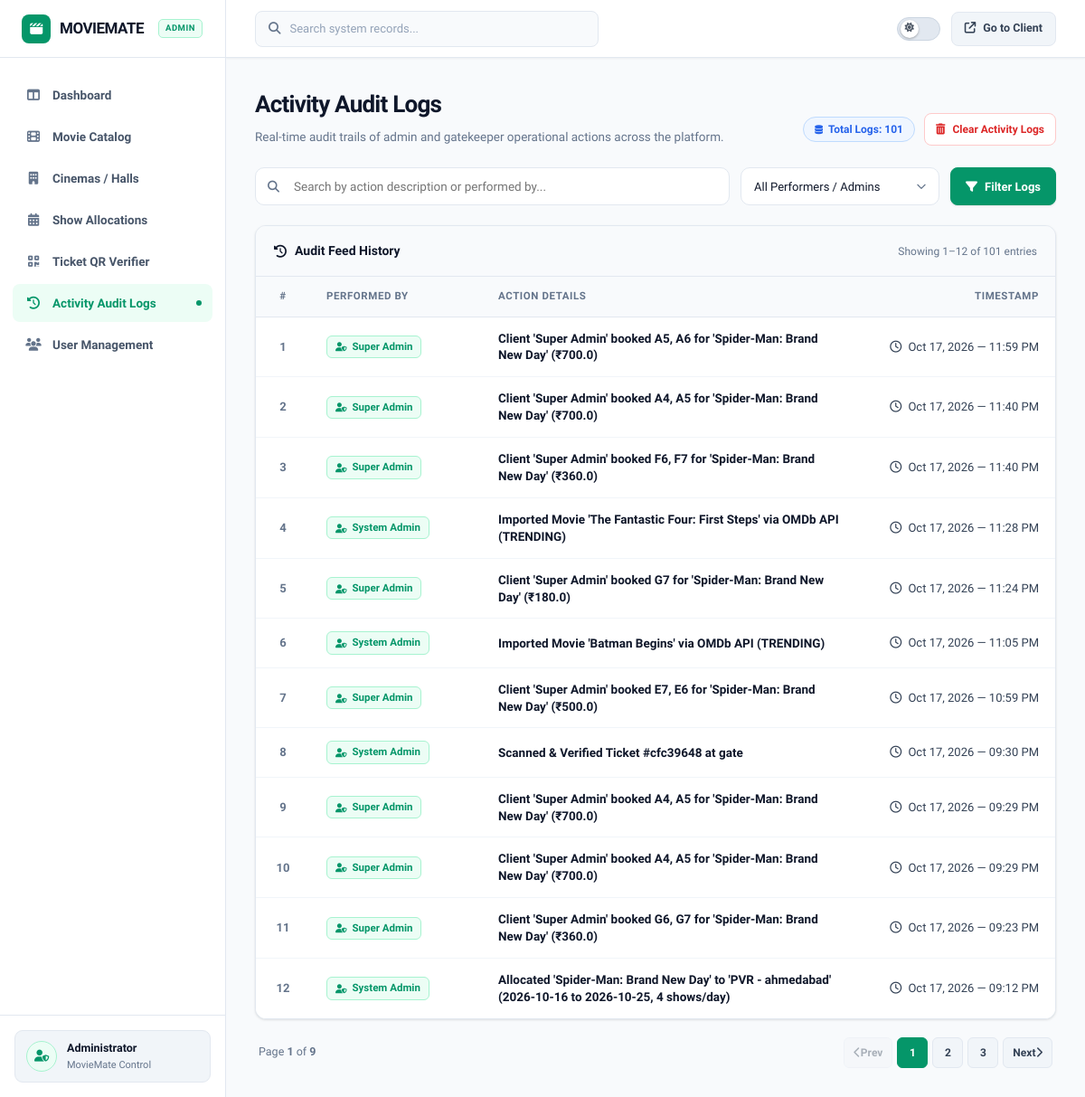
Page /admin-panel/activity-logs/ (signed in) on the earlier database version.
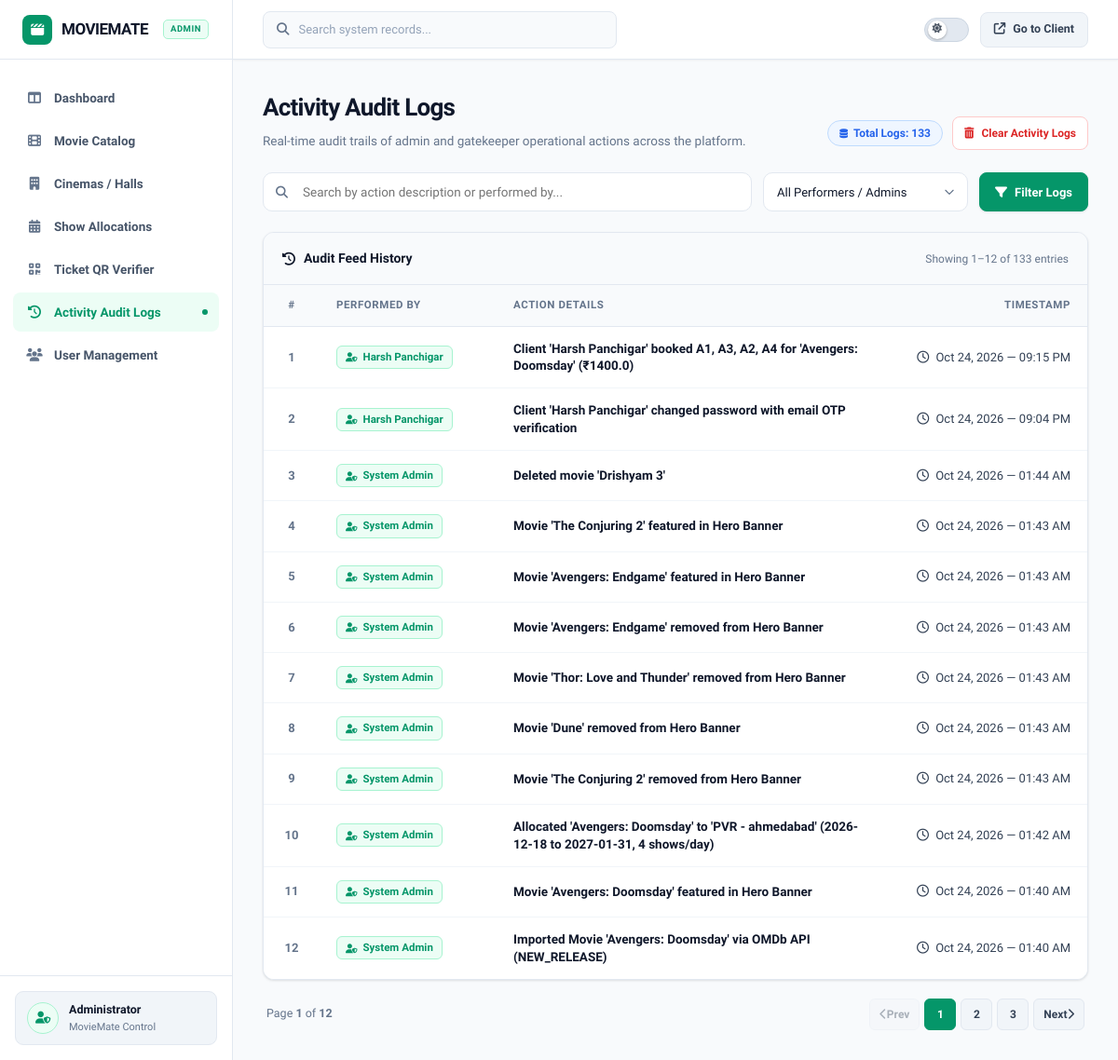
Same page on the later database version.
### admin_panel/models.py (models this page shows, shortened)
class AdminActivityLog(models.Model):
    action = models.CharField(max_length=255)
    performed_by = models.CharField(max_length=100, default='Admin')
    timestamp = models.DateTimeField(auto_now_add=True)
    details = models.TextField(blank=True)

### admin_panel/views.py (the view)
# urls.py: path('activity-logs/', views.activity_logs_list, name='activity_logs'),
@admin_required
def activity_logs_list(request):
    logs = AdminActivityLog.objects.all().order_by('-timestamp')
    query = request.GET.get('q', '').strip()
    if query:
        logs = logs.filter(Q(action__icontains=query) | Q(performed_by__icontains=query) | Q(details__icontains=query))
    performer = request.GET.get('performer', '').strip()
    if performer:
        logs = logs.filter(performed_by__iexact=performer)
    performers = AdminActivityLog.objects.values_list('performed_by', flat=True).distinct()
    paginator = Paginator(logs, 12)
    page_number = request.GET.get('page', 1)
    page_obj = paginator.get_page(page_number)
    context = {
        'page_obj': page_obj,
        'query': query,
        'performer': performer,
        'performers': performers,
        'total_logs': paginator.count,
        'active_page': 'activity_logs',
    }
    return render(request, 'admin_panel/activity_logs.html', context)

### admin_panel/views.py (called while the page is built)
def admin_required(view_func):
    @wraps(view_func)
    def _wrapped_view(request, *args, **kwargs):
        customer_id = request.session.get('customer_id')
        if not customer_id:
            messages.error(request, "Please log in with your admin account to access the Admin Panel.")
            return redirect('login')
        try:
            customer = Customer.objects.get(id=customer_id)
            if customer.role != 'admin':
                messages.error(request, "Access Denied! You do not have administrator permissions.")
                return redirect('dashboard')
        except Customer.DoesNotExist:
            return redirect('login')
        return view_func(request, *args, **kwargs)
    return _wrapped_view

### admin_panel/templates/admin_panel/activity_logs.html (shortened to what the changed rows need)
{% extends 'admin_panel/base_admin.html' %}
{% load static %}
{% block extra_css %}
<link rel="stylesheet" href="{% static 'admin_panel/css/admin_activity_logs.css' %}?v=25.0">
{% endblock %}
{% block content %}
<div class="audit-page">
    <div class="audit-page-header">
        <div>
            <h1 class="audit-page-title">Activity Audit Logs</h1>
        </div>
        <div class="audit-header-actions">
            <span class="badge badge-blue" style="font-size: 12px; padding: 6px 12px;">
                <i class="fa-solid fa-database" style="font-size: 10px;"></i>
                Total Logs: {{ total_logs }}
            </span>
            <button type="button"
                    class="btn-outline"
                    style="min-height: 36px; padding: 0 12px; font-size: 12px; color: var(--accent-red); border-color: var(--accent-red-border);"
                    onclick="document.getElementById('clearLogsModal').style.display='flex'">
                <i class="fa-solid fa-trash-can"></i>
                Clear Activity Logs
            </button>
        </div>
    </div>
    <div class="panel-card">
        <div class="panel-header">
            <div class="panel-title">
                <i class="fa-solid fa-clock-rotate-left" style="color: var(--brand-blue);"></i>
                <span>Audit Feed History</span>
            </div>
            <span style="font-size: 12px; color: var(--text-muted);">
                Showing {{ page_obj.start_index }}–{{ page_obj.end_index }} of {{ total_logs }} entries
            </span>
        </div>
        <div style="overflow-x: auto;">
            <table class="admin-table">
                <thead>
                    <tr>
                        <th style="width: 60px; text-align: center;">#</th>
                        <th style="width: 190px;">Performed By</th>
                        <th>Action Details</th>
                        <th style="width: 220px; text-align: right;">Timestamp</th>
                    </tr>
                </thead>
                <tbody>
                    {% for log in page_obj %}
                    <tr>
                        <td style="text-align: center; color: var(--text-muted); font-weight: 700;">
                            {{ forloop.counter0|add:page_obj.start_index }}
                        </td>
                        <td>
                            <span class="audit-user-pill">
                                <i class="fa-solid fa-user-shield" style="font-size: 10px;"></i>
                                {{ log.performed_by }}
                            </span>
                        </td>
                        <td>
                            <div class="audit-action-text">{{ log.action }}</div>
                        </td>
                        <td class="audit-timestamp-text">
                            <i class="fa-regular fa-clock" style="margin-right: 4px;"></i>
                            {{ log.timestamp|date:"M d, Y — h:i A" }}
                        </td>
                    </tr>
                    {% endfor %}
                </tbody>
            </table>
        </div>
    </div>
    {% if page_obj.has_other_pages %}
    <div class="audit-pagination-bar">
        <div style="font-size: 12.5px; color: var(--text-muted);">
            Page <b>{{ page_obj.number }}</b> of <b>{{ page_obj.paginator.num_pages }}</b>
        </div>
        <div style="display: flex; gap: 5px; align-items: center;">
            {% if page_obj.has_previous %}
                <a href="?page={{ page_obj.previous_page_number }}{% if query %}&q={{ query }}{% endif %}{% if performer %}&performer={{ performer }}{% endif %}" class="audit-page-btn">
                    <i class="fa-solid fa-chevron-left"></i> Prev
                </a>
            {% else %}
                <span class="audit-page-btn disabled">
                    <i class="fa-solid fa-chevron-left"></i> Prev
                </span>
            {% endif %}
            {% for p in page_obj.paginator.page_range %}
                {% if p == page_obj.number %}
                    <span class="audit-page-btn active">{{ p }}</span>
                {% elif p >= page_obj.number|add:"-2" and p <= page_obj.number|add:"2" %}
                    <a href="?page={{ p }}{% if query %}&q={{ query }}{% endif %}{% if performer %}&performer={{ performer }}{% endif %}" class="audit-page-btn">{{ p }}</a>
                {% endif %}
            {% endfor %}
            {% if page_obj.has_next %}
                <a href="?page={{ page_obj.next_page_number }}{% if query %}&q={{ query }}{% endif %}{% if performer %}&performer={{ performer }}{% endif %}" class="audit-page-btn">
                    Next <i class="fa-solid fa-chevron-right"></i>
                </a>
            {% else %}
                <span class="audit-page-btn disabled">
                    Next <i class="fa-solid fa-chevron-right"></i>
                </span>
            {% endif %}
        </div>
    </div>
    {% endif %}
</div>
{% endblock %}

Differences in the rows shown:
no longer on this page (row unchanged): AdminActivityLog: performed_by "Super Admin", action "Client 'Super Admin' booked A5, A6 for 'Spider-Man: Brand New Day' (₹700.0)", timestamp "Oct 17, 2026 — 11:59 PM"
no longer on this page (row unchanged): AdminActivityLog: performed_by "Super Admin", action "Client 'Super Admin' booked A4, A5 for 'Spider-Man: Brand New Day' (₹700.0)", timestamp "Oct 17, 2026 — 11:40 PM"
no longer on this page (row unchanged): AdminActivityLog: performed_by "Super Admin", action "Client 'Super Admin' booked F6, F7 for 'Spider-Man: Brand New Day' (₹360.0)", timestamp "Oct 17, 2026 — 11:40 PM"
no longer on this page (row unchanged): AdminActivityLog: performed_by "System Admin", action "Imported Movie 'The Fantastic Four: First Steps' via OMDb API (TRENDING)", timestamp "Oct 17, 2026 — 11:28 PM"
no longer on this page (row unchanged): AdminActivityLog: performed_by "Super Admin", action "Client 'Super Admin' booked G7 for 'Spider-Man: Brand New Day' (₹180.0)", timestamp "Oct 17, 2026 — 11:24 PM"
no longer on this page (row unchanged): AdminActivityLog: performed_by "System Admin", action "Imported Movie 'Batman Begins' via OMDb API (TRENDING)", timestamp "Oct 17, 2026 — 11:05 PM"
no longer on this page (row unchanged): AdminActivityLog: performed_by "Super Admin", action "Client 'Super Admin' booked E7, E6 for 'Spider-Man: Brand New Day' (₹500.0)", timestamp "Oct 17, 2026 — 10:59 PM"
no longer on this page (row unchanged): AdminActivityLog: performed_by "System Admin", action "Scanned & Verified Ticket #cfc39648 at gate", timestamp "Oct 17, 2026 — 09:30 PM"
no longer on this page (row unchanged): AdminActivityLog: performed_by "Super Admin", action "Client 'Super Admin' booked A4, A5 for 'Spider-Man: Brand New Day' (₹700.0)", timestamp "Oct 17, 2026 — 09:29 PM"
no longer on this page (row unchanged): AdminActivityLog: performed_by "Super Admin", action "Client 'Super Admin' booked A4, A5 for 'Spider-Man: Brand New Day' (₹700.0)", timestamp "Oct 17, 2026 — 09:29 PM"
no longer on this page (row unchanged): AdminActivityLog: performed_by "Super Admin", action "Client 'Super Admin' booked G6, G7 for 'Spider-Man: Brand New Day' (₹360.0)", timestamp "Oct 17, 2026 — 09:23 PM"
no longer on this page (row unchanged): AdminActivityLog: performed_by "System Admin", action "Allocated 'Spider-Man: Brand New Day' to 'PVR - ahmedabad' (2026-10-16 to 2026-10-25, 4 shows/day)", timestamp "Oct 17, 2026 — 09:12 PM"
added AdminActivityLog: performed_by "Harsh Panchigar", action "Client 'Harsh Panchigar' booked A1, A3, A2, A4 for 'Avengers: Doomsday' (₹1400.0)", timestamp "Oct 24, 2026 — 09:15 PM"
added AdminActivityLog: performed_by "Harsh Panchigar", action "Client 'Harsh Panchigar' changed password with email OTP verification", timestamp "Oct 24, 2026 — 09:04 PM"
added AdminActivityLog: performed_by "System Admin", action "Deleted movie 'Drishyam 3'", timestamp "Oct 24, 2026 — 01:44 AM"
added AdminActivityLog: performed_by "System Admin", action "Movie 'The Conjuring 2' featured in Hero Banner", timestamp "Oct 24, 2026 — 01:43 AM"
added AdminActivityLog: performed_by "System Admin", action "Movie 'Avengers: Endgame' featured in Hero Banner", timestamp "Oct 24, 2026 — 01:43 AM"
added AdminActivityLog: performed_by "System Admin", action "Movie 'Avengers: Endgame' removed from Hero Banner", timestamp "Oct 24, 2026 — 01:43 AM"
added AdminActivityLog: performed_by "System Admin", action "Movie 'Thor: Love and Thunder' removed from Hero Banner", timestamp "Oct 24, 2026 — 01:43 AM"
added AdminActivityLog: performed_by "System Admin", action "Movie 'Dune' removed from Hero Banner", timestamp "Oct 24, 2026 — 01:43 AM"
added AdminActivityLog: performed_by "System Admin", action "Movie 'The Conjuring 2' removed from Hero Banner", timestamp "Oct 24, 2026 — 01:43 AM"
added AdminActivityLog: performed_by "System Admin", action "Allocated 'Avengers: Doomsday' to 'PVR - ahmedabad' (2026-12-18 to 2027-01-31, 4 shows/day)", timestamp "Oct 24, 2026 — 01:42 AM"
added AdminActivityLog: performed_by "System Admin", action "Movie 'Avengers: Doomsday' featured in Hero Banner", timestamp "Oct 24, 2026 — 01:40 AM"
added AdminActivityLog: performed_by "System Admin", action "Imported Movie 'Avengers: Doomsday' via OMDb API (NEW_RELEASE)", timestamp "Oct 24, 2026 — 01:40 AM"
Other differences:
{{ total_logs }}: "101" → "133"
{{ page_obj.paginator.num_pages }}: "9" → "12"
